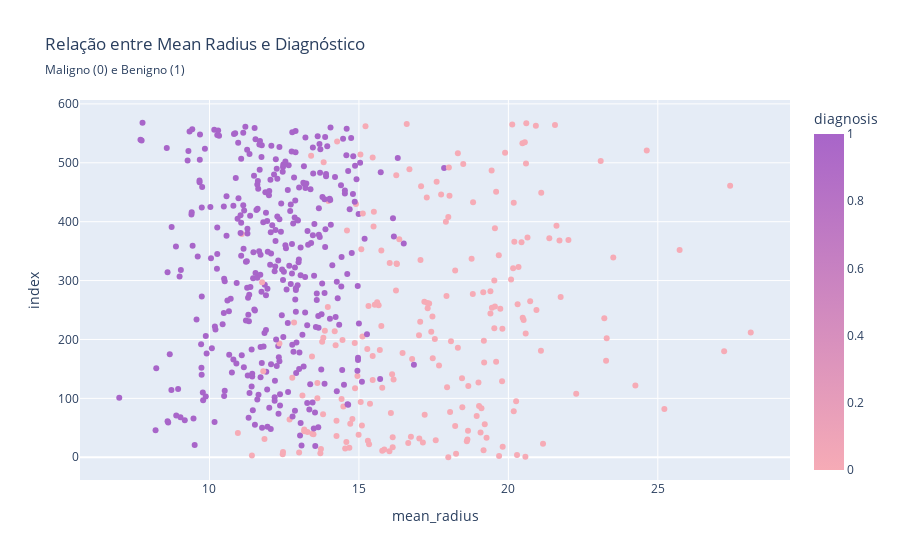
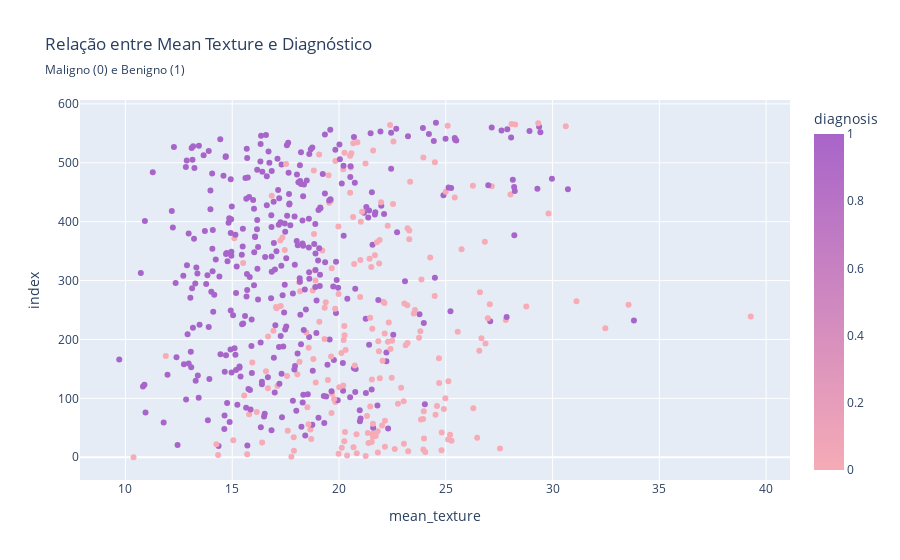
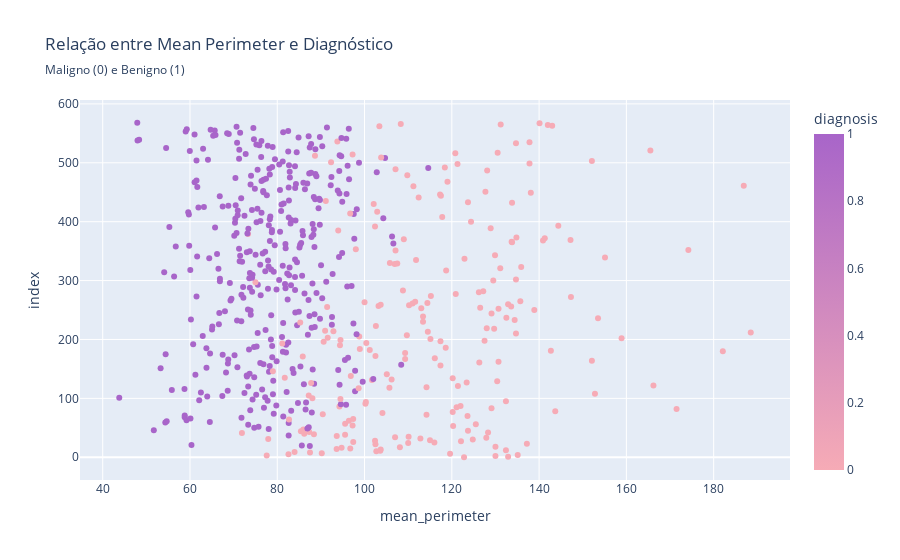

Notebook source saved alongside these figures, in order:
### Markdown cell above
#### 🎯 Scatter Plots para Variáveis Individuais

### Code cell
variaveis_scatter = ['mean_radius', 'mean_texture', 'mean_perimeter', 'mean_area', 'mean_smoothness']

for var in variaveis_scatter:
    fig = px.scatter(
        data_frame=df,
        x=var,
        color='diagnosis',
        color_continuous_scale=[cor_maligno, cor_benigno],
        title=f'Relação entre {var.replace("_", " ").title()} e Diagnóstico',
        subtitle=f'Maligno (0) e Benigno (1)',
    )
    fig.show()

### Figure 1 — Plotly figure (JSON) as saved in the notebook; plotly's stock layout.template omitted (floating-point values rounded to 4 significant figures; data arrays with more than 128 entries replaced by an {"elided": "..."} marker saying what was removed)
{"data": [{"hovertemplate": "mean_radius=%{x}<br>index=%{y}<br>diagnosis=%{marker.color}<extra></extra>", "legendgroup": "", "marker": {"color": {"elided": "569 int values"}, "coloraxis": "coloraxis", "symbol": "circle"}, "mode": "markers", "name": "", "orientation": "h", "showlegend": false, "type": "scatter", "x": {"elided": "569 float values"}, "xaxis": "x", "y": {"elided": "569 int values"}, "yaxis": "y"}], "layout": {"coloraxis": {"colorbar": {"title": {"text": "diagnosis"}}, "colorscale": [[0, "#f6abb6"], [1, "#A865C9"]]}, "legend": {"tracegroupgap": 0}, "title": {"subtitle": {"text": "Maligno (0) e Benigno (1)"}, "text": "Relação entre Mean Radius e Diagnóstico"}, "xaxis": {"anchor": "y", "domain": [0, 1], "title": {"text": "mean_radius"}}, "yaxis": {"anchor": "x", "domain": [0, 1], "title": {"text": "index"}}}}

### Figure 2 — Plotly figure (JSON) as saved in the notebook; plotly's stock layout.template omitted (floating-point values rounded to 4 significant figures; data arrays with more than 128 entries replaced by an {"elided": "..."} marker saying what was removed)
{"data": [{"hovertemplate": "mean_texture=%{x}<br>index=%{y}<br>diagnosis=%{marker.color}<extra></extra>", "legendgroup": "", "marker": {"color": {"elided": "569 int values"}, "coloraxis": "coloraxis", "symbol": "circle"}, "mode": "markers", "name": "", "orientation": "h", "showlegend": false, "type": "scatter", "x": {"elided": "569 float values"}, "xaxis": "x", "y": {"elided": "569 int values"}, "yaxis": "y"}], "layout": {"coloraxis": {"colorbar": {"title": {"text": "diagnosis"}}, "colorscale": [[0, "#f6abb6"], [1, "#A865C9"]]}, "legend": {"tracegroupgap": 0}, "title": {"subtitle": {"text": "Maligno (0) e Benigno (1)"}, "text": "Relação entre Mean Texture e Diagnóstico"}, "xaxis": {"anchor": "y", "domain": [0, 1], "title": {"text": "mean_texture"}}, "yaxis": {"anchor": "x", "domain": [0, 1], "title": {"text": "index"}}}}

### Figure 3 — Plotly figure (JSON) as saved in the notebook; plotly's stock layout.template omitted (floating-point values rounded to 4 significant figures; data arrays with more than 128 entries replaced by an {"elided": "..."} marker saying what was removed)
{"data": [{"hovertemplate": "mean_perimeter=%{x}<br>index=%{y}<br>diagnosis=%{marker.color}<extra></extra>", "legendgroup": "", "marker": {"color": {"elided": "569 int values"}, "coloraxis": "coloraxis", "symbol": "circle"}, "mode": "markers", "name": "", "orientation": "h", "showlegend": false, "type": "scatter", "x": {"elided": "569 float values"}, "xaxis": "x", "y": {"elided": "569 int values"}, "yaxis": "y"}], "layout": {"coloraxis": {"colorbar": {"title": {"text": "diagnosis"}}, "colorscale": [[0, "#f6abb6"], [1, "#A865C9"]]}, "legend": {"tracegroupgap": 0}, "title": {"subtitle": {"text": "Maligno (0) e Benigno (1)"}, "text": "Relação entre Mean Perimeter e Diagnóstico"}, "xaxis": {"anchor": "y", "domain": [0, 1], "title": {"text": "mean_perimeter"}}, "yaxis": {"anchor": "x", "domain": [0, 1], "title": {"text": "index"}}}}
